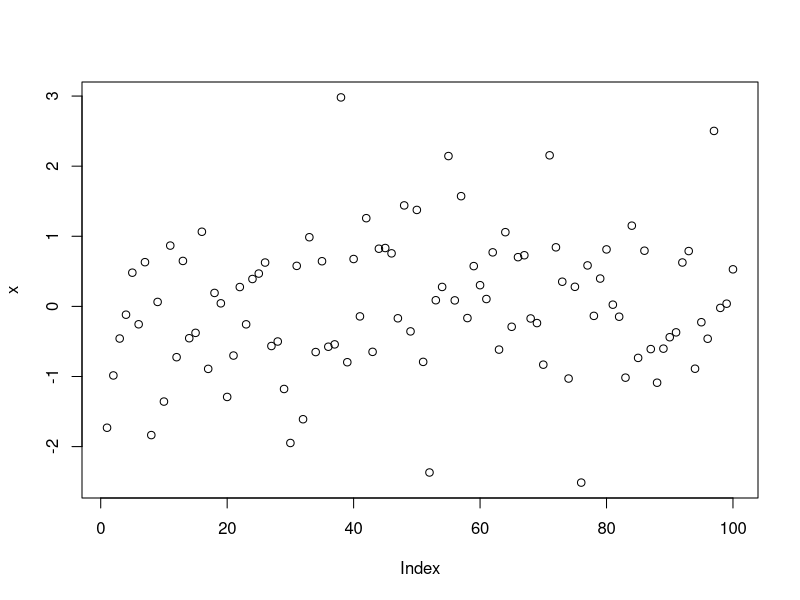

Write the R code that produced this figure.
# DATA TYPES

# Scalar is a single number 0-dimensional
scalar <- 12

# Vector or arrays is a row of numbers `-dimensional
vector <- c(3, 4, 5) # c() is a function to concatenate

scalar * vector
# [1] 36 48 60

scalar / vector
# [1] 4.0 3.0 2.4

# Now let's try some functions...

mean(vector)
# [1] 4

summary(vector)
# Min.  1st Qu. Median  Mean  3rd Qu. Max. 
# 3.0   3.5     4.0     4.0   4.5     5.0

# ...and plot a graph
  
x <- rnorm(100) # rnorm() is random generation. In this case it generates 100 random numbers
plot(x) # plot() plots a graph
# It worked but it cannot be shown here.

# Let's check x

summary(x)
# Min.      1st Qu.   Median  Mean      3rd Qu. Max. 
# -2.07944  -0.70927  0.03106 -0.02948  0.65696 1.66807 